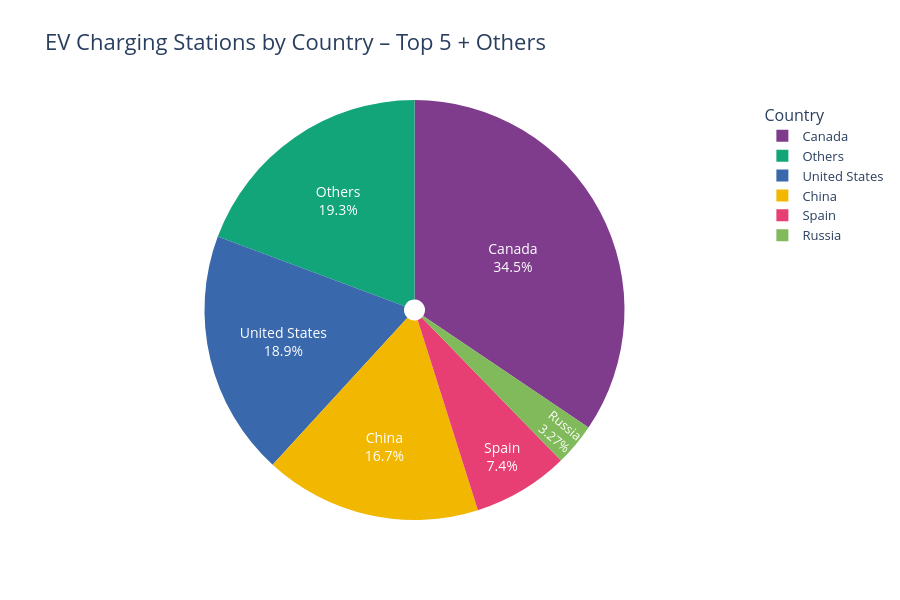

The notebook cell saved with this chart:
### Markdown cell above
---
## 3. Pie Chart: Infrastructure Distribution Analysis

**Goal:** Visualize the distribution of charging infrastructure across regions and analyze infrastructure adequacy patterns.

### Code cell
station_counts = (
    df_stations['country']
    .value_counts()
    .reset_index()
    .rename(columns={'count': 'num_stations'})  # newer pandas uses 'count'
)

# Force numeric (fixes the object dtype error)
station_counts['num_stations'] = pd.to_numeric(station_counts['num_stations'], errors='coerce')

# 2. Map 2-letter codes to full country names
country_map = {
    'CN': 'China',           'US': 'United States', 'DE': 'Germany',
    'NL': 'Netherlands',     'FR': 'France',        'GB': 'United Kingdom',
    'NO': 'Norway',          'SE': 'Sweden',        'CA': 'Canada',
    'KR': 'South Korea',     'JP': 'Japan',         'IT': 'Italy',
    'ES': 'Spain',           'AU': 'Australia',     'IN': 'India',
    'BR': 'Brazil',          'RU': 'Russia',        'PL': 'Poland',
    'BE': 'Belgium',         'DK': 'Denmark',       'AT': 'Austria',
    'CH': 'Switzerland',     'FI': 'Finland',       'PT': 'Portugal',
    'CZ': 'Czechia',        'IE': 'Ireland',       'GR': 'Greece',
    'TR': 'Türkiye',         'IL': 'Israel',        'NZ': 'New Zealand',
    # add more if needed
}

station_counts['country_name'] = station_counts['country'].map(country_map).fillna(station_counts['country'])

# 3. Get Top 5 countries (by number of stations)
top5_codes = station_counts.nlargest(5, 'num_stations')['country'].tolist()

# 4. Create display label: full name for Top 5, "Others" for the rest
station_counts['display_country'] = station_counts.apply(
    lambda row: row['country_name'] if row['country'] in top5_codes else 'Others',
    axis=1
)

# 5. Aggregate the "Others" group
final_data = (
    station_counts
    .groupby('display_country', as_index=False)['num_stations']
    .sum()
    .sort_values('num_stations', ascending=False)
)

# Move "Others" to the bottom for nice ordering
others_row = final_data[final_data['display_country'] == 'Others']
final_data = final_data[final_data['display_country'] != 'Others']
final_data = pd.concat([final_data, others_row], ignore_index=True)

# 6. Create beautiful pie chart
fig = px.pie(
    final_data,
    values='num_stations',
    names='display_country',
    title='EV Charging Stations by Country – Top 5 + Others',
    template='plotly_white',
    color_discrete_sequence=px.colors.qualitative.Bold + ['#95A5A6'],
    hole=0.05  # small hole for modern look; set to 0 for classic pie
)

fig.update_traces(
    textposition='inside',
    textinfo='percent+label',
    textfont_size=14,
    textfont_color='white',
    hovertemplate='<b>%{label}</b><br>Stations: %{value:,.0f}<br>%{percent}<extra></extra>'
)

fig.update_layout(
    title_font_size=22,
    legend_title='Country',
    font=dict(size=13),
    height=600
)

fig.show()

### Figure 1 — Plotly figure (JSON) as saved in the notebook; plotly's stock layout.template omitted (floating-point values rounded to 4 significant figures)
{"data": [{"domain": {"x": [0, 1], "y": [0, 1]}, "hole": 0.05, "hovertemplate": "<b>%{label}</b><br>Stations: %{value:,.0f}<br>%{percent}<extra></extra>", "labels": ["Canada", "United States", "China", "Spain", "Russia", "Others"], "legendgroup": "", "name": "", "showlegend": true, "textfont": {"color": "white", "size": 14}, "textinfo": "percent+label", "textposition": "inside", "type": "pie", "values": [4135, 2266, 2003, 888, 392, 2318]}], "layout": {"font": {"size": 13}, "height": 600, "legend": {"title": {"text": "Country"}, "tracegroupgap": 0}, "piecolorway": ["rgb(127, 60, 141)", "rgb(17, 165, 121)", "rgb(57, 105, 172)", "rgb(242, 183, 1)", "rgb(231, 63, 116)", "rgb(128, 186, 90)", "rgb(230, 131, 16)", "rgb(0, 134, 149)", "rgb(207, 28, 144)", "rgb(249, 123, 114)", "rgb(165, 170, 153)", "#95A5A6"], "title": {"font": {"size": 22}, "text": "EV Charging Stations by Country – Top 5 + Others"}}}
